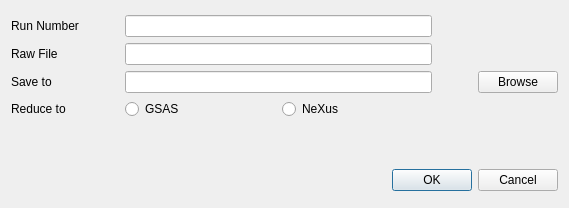
<?xml version="1.0" encoding="UTF-8"?>
<ui version="4.0">
 <class>Dialog</class>
 <widget class="QDialog" name="Dialog">
  <property name="geometry">
   <rect>
    <x>0</x>
    <y>0</y>
    <width>569</width>
    <height>208</height>
   </rect>
  </property>
  <property name="windowTitle">
   <string>Dialog</string>
  </property>
  <property name="modal">
   <bool>true</bool>
  </property>
  <layout class="QVBoxLayout" name="verticalLayout">
   <item>
    <layout class="QGridLayout" name="gridLayout">
     <item row="4" column="0">
      <widget class="QLabel" name="label_3">
       <property name="text">
        <string>Reduce to</string>
       </property>
      </widget>
     </item>
     <item row="2" column="2">
      <widget class="QLineEdit" name="lineEdit_outputDir"/>
     </item>
     <item row="1" column="2">
      <widget class="QLineEdit" name="lineEdit_sourceFile"/>
     </item>
     <item row="1" column="4">
      <spacer name="horizontalSpacer_2">
       <property name="orientation">
        <enum>Qt::Horizontal</enum>
       </property>
       <property name="sizeType">
        <enum>QSizePolicy::Preferred</enum>
       </property>
       <property name="sizeHint" stdset="0">
        <size>
         <width>40</width>
         <height>20</height>
        </size>
       </property>
      </spacer>
     </item>
     <item row="2" column="3">
      <spacer name="horizontalSpacer_3">
       <property name="orientation">
        <enum>Qt::Horizontal</enum>
       </property>
       <property name="sizeType">
        <enum>QSizePolicy::Ignored</enum>
       </property>
       <property name="sizeHint" stdset="0">
        <size>
         <width>40</width>
         <height>20</height>
        </size>
       </property>
      </spacer>
     </item>
     <item row="0" column="2">
      <widget class="QLineEdit" name="lineEdit_runNumber"/>
     </item>
     <item row="0" column="1">
      <spacer name="horizontalSpacer">
       <property name="orientation">
        <enum>Qt::Horizontal</enum>
       </property>
       <property name="sizeType">
        <enum>QSizePolicy::Ignored</enum>
       </property>
       <property name="sizeHint" stdset="0">
        <size>
         <width>40</width>
         <height>20</height>
        </size>
       </property>
      </spacer>
     </item>
     <item row="2" column="0">
      <widget class="QLabel" name="label_2">
       <property name="text">
        <string>Save to</string>
       </property>
      </widget>
     </item>
     <item row="0" column="0">
      <widget class="QLabel" name="label">
       <property name="text">
        <string>Run Number</string>
       </property>
      </widget>
     </item>
     <item row="2" column="4">
      <widget class="QPushButton" name="pushButton_browse">
       <property name="text">
        <string>Browse</string>
       </property>
      </widget>
     </item>
     <item row="1" column="0">
      <widget class="QLabel" name="label_title">
       <property name="text">
        <string>Raw File</string>
       </property>
      </widget>
     </item>
     <item row="4" column="2">
      <layout class="QHBoxLayout" name="horizontalLayout">
       <item>
        <widget class="QRadioButton" name="radioButton_toGSAS">
         <property name="text">
          <string>GSAS</string>
         </property>
        </widget>
       </item>
       <item>
        <widget class="QRadioButton" name="radioButton_toNexus">
         <property name="text">
          <string>NeXus</string>
         </property>
        </widget>
       </item>
      </layout>
     </item>
    </layout>
   </item>
   <item>
    <spacer name="verticalSpacer">
     <property name="orientation">
      <enum>Qt::Vertical</enum>
     </property>
     <property name="sizeType">
      <enum>QSizePolicy::Ignored</enum>
     </property>
     <property name="sizeHint" stdset="0">
      <size>
       <width>20</width>
       <height>40</height>
      </size>
     </property>
    </spacer>
   </item>
   <item>
    <widget class="QDialogButtonBox" name="buttonBox">
     <property name="orientation">
      <enum>Qt::Horizontal</enum>
     </property>
     <property name="standardButtons">
      <set>QDialogButtonBox::Cancel|QDialogButtonBox::Ok</set>
     </property>
    </widget>
   </item>
  </layout>
 </widget>
 <resources/>
 <connections>
  <connection>
   <sender>buttonBox</sender>
   <signal>accepted()</signal>
   <receiver>Dialog</receiver>
   <slot>accept()</slot>
   <hints>
    <hint type="sourcelabel">
     <x>248</x>
     <y>254</y>
    </hint>
    <hint type="destinationlabel">
     <x>157</x>
     <y>274</y>
    </hint>
   </hints>
  </connection>
  <connection>
   <sender>buttonBox</sender>
   <signal>rejected()</signal>
   <receiver>Dialog</receiver>
   <slot>reject()</slot>
   <hints>
    <hint type="sourcelabel">
     <x>316</x>
     <y>260</y>
    </hint>
    <hint type="destinationlabel">
     <x>286</x>
     <y>274</y>
    </hint>
   </hints>
  </connection>
 </connections>
</ui>
